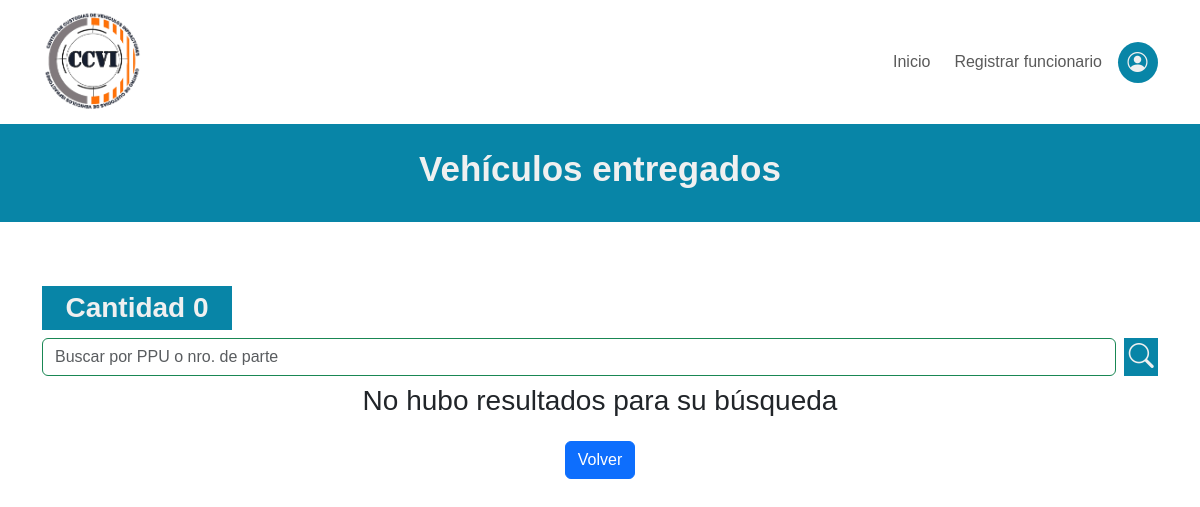
Before: /home/vehiculos-entregados (signed in) with the older database file.
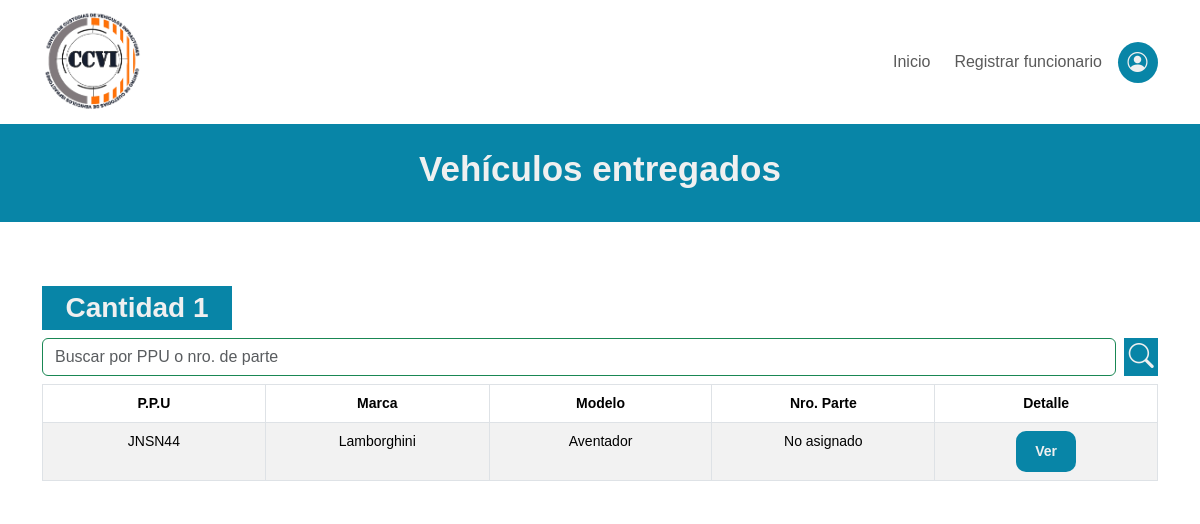
After: the same page with the newer database file.
### core/models.py (models this page shows, shortened)
class Vehiculo(models.Model):
    tipo = models.CharField(max_length=60, choices=CHOICES_TIPO)
    marca = models.CharField(max_length=60)
    modelo = models.CharField(max_length=60)
    placa_patente = models.CharField(max_length=6, unique=True)
    año = models.IntegerField()
    color = models.CharField(max_length=40)
    imagen = models.ImageField(upload_to='vehiculos')
    motivo = models.CharField(max_length=100, choices=CHOICES_MOTIVO)
    disposicion = models.ForeignKey(Tribunal, to_field='nombre', on_delete=models.RESTRICT, verbose_name='Disposición')
    fecha_ingreso = models.DateTimeField(verbose_name='Fecha de ingreso')
    numero_de_parte = models.IntegerField(blank=True, null=True, verbose_name='Número parte')
    numero_de_oficio = models.IntegerField(blank=True, null=True, verbose_name='Número oficio')
    acta_entrega = models.CharField(max_length=2, choices=ACTA_ENTREGA)
    observaciones = models.TextField(blank=True, default='Sin observaciones')
    entregado = models.BooleanField(default=False)
    registro_propietario = models.BooleanField(default=False)
    funcionario_receptor = models.ForeignKey(User, on_delete=models.RESTRICT, null=True, related_name='funcionario_receptor')
    funcionario_entrega = models.ForeignKey(User, on_delete=models.RESTRICT, null=True, blank=True, related_name='funcionario_entrega')
    class Meta:
        verbose_name = 'Vehículo'
        verbose_name_plural = 'Vehículos'

### core/views.py (the view)
# urls.py: path('vehiculos-entregados', VehiculosEntregados.as_view(), name='vehiculos_entregados'),
@method_decorator(login_required, name='dispatch')
class VehiculosEntregados(ListView):
    model = Vehiculo
    template_name = 'pages/filtrados/vehiculos_entregados.html'
    def get_context_data(self, **kwargs):
        context = super().get_context_data(**kwargs)
        vehiculos = Vehiculo.objects.filter(entregado=True).order_by('-id')
        cantidad_vehiculos_entregados = vehiculos.count()
        buscar = self.request.GET.get('buscar')
        if buscar:
            vehiculos = Vehiculo.objects.filter( Q(entregado=True), Q(placa_patente__icontains=buscar) | Q(numero_de_parte__icontains=buscar ) )
        context['vehiculos'] = vehiculos
        context['cantidad'] = cantidad_vehiculos_entregados
        return context

### core/templates/pages/filtrados/vehiculos_entregados.html (shortened to what this page needs)
{% extends 'layout_core/layout_core.html' %}
{% block content %}
<section>
    <div class="contenedor_tribunales">
        <div class="container-fluid p-0">
            <div class="row text-center">
                <div class="col contenedor_tipo_tribunal p-4">
                        <h1>Vehículos entregados</h1>
                </div>
            </div>
        </div>
        <div class="container">
            <div class="row mt-5">
                <div class="col mt-3">
                    <h3 class="cantidad_vehiculos text-center">Cantidad  {{ cantidad }}</h3>
                    <form action="{% url 'vehiculos_entregados' %}" method="GET" class="pb-2 d-flex justify-content-center gap-2">
                        <input type="search" class="form-control shadow-none border border-success" name="buscar" id="buscar" placeholder="Buscar por PPU o nro. de parte">
                        <button type="submit" class="button_search"><i class="bi bi-search"></i></button>
                    </form>
                    {% if vehiculos %}
                        <table class="table table-striped table-hover table-bordered small" width="100%">
                            <thead>
                                <tr class="text-center">
                                    <th class="col-1">P.P.U</th>
                                    <th class="col-1">Marca</th>
                                    <th class="col-1">Modelo</th>
                                    <th class="col-1">Nro. Parte </th>
                                    <th class="col-1">Detalle</th>
                                </tr>
                            </thead>
                            <tbody>
                                {% for vehiculo in vehiculos %}
                                    <tr class="text-center">
                                        <td class="">{{ vehiculo.placa_patente }}</td>
                                        <td>{{ vehiculo.marca }}</td>
                                        <td>{{ vehiculo.modelo }}</td>
                                        {% if vehiculo.numero_de_parte %}
                                            <td>{{ vehiculo.numero_de_parte }}</td>
                                        {% else %}
                                            <td>No asignado</td>
                                        {% endif %}
                                        <td>
                                            <a href="{% url 'detalle_vehiculo' vehiculo.id %}">
                                                <Button class="boton_tribunales">Ver</Button>
                                            </a>
                                        </td>
                                    </tr>
                                {% endfor %}
                            </tbody>
                        </table>
                    {% else %}
                        <div class="text-center">
                            <h3>No hubo resultados para su búsqueda</h3>
                            <a href="{% url 'vehiculos_entregados' %}"><button class="btn btn-primary mt-3">Volver</button></a>
                        </div>
                    {% endif %}
                </div>
            </div>
        </div>
    </div>
</section>
{% endblock %}

Changed rows visible on the page:
now on this page (row edited): Vehiculo: placa_patente "JNSN44", marca "Lamborghini", modelo "Aventador", shows "No asignado"
Other visible differences:
{{ cantidad }}: "0" → "1"
text no longer shown: "No hubo resultados para su búsqueda Volver"
text now shown: "P.P.U Marca Modelo Nro. Parte Detalle"
